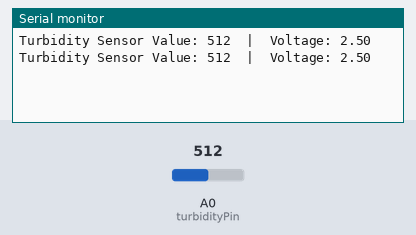
Recording of a sketch running on a simulated Arduino Uno, built with avr-gcc and run on an emulated ATmega328P. On the bench: the last lines printed to the serial monitor. Inputs (shaded band) come from the test bench; at power-on: A0 (turbidityPin) = 512.

Above: at 1.8 s.
1.9 s: A0 (turbidityPin) set to 716
At 2.7 s:
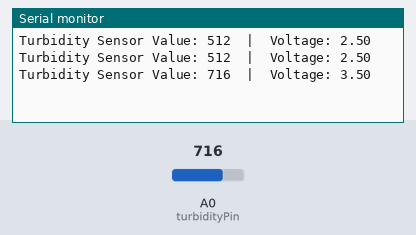
3.4 s: A0 (turbidityPin) set to 900
At 4.8 s:
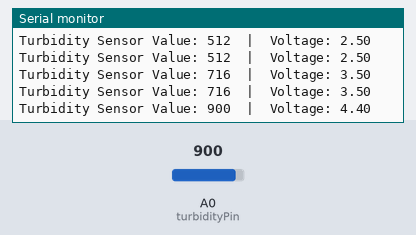
Timing chart, 0 to 6.4 s (numbered marks = the images above; inputs shaded):
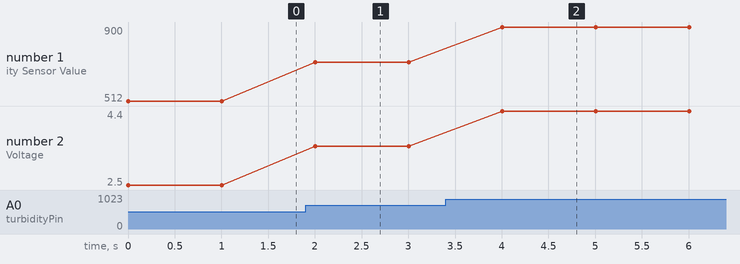

Measured:
- after the input at 1.9 s, the serial monitor: prints a new line after 0.10 s (image 1)
- after the input at 3.4 s, the serial monitor: prints a new line after 0.60 s (image 2)
- plotted number 1: 512 → 716 after the input at 1.9 s, 716 → 900 after the input at 3.4 s
- plotted number 2: 2.5 → 3.5 after the input at 1.9 s, 3.5 → 4.4 after the input at 3.4 s

The sketch:

sketch_apr15a.ino
```cpp
// Turbidity Sensor connected to analog pin A0
const int turbidityPin = A0;
int sensorValue = 0;

void setup() {
  Serial.begin(9600); // Initialize serial communication
  pinMode(turbidityPin, INPUT);
}

void loop() {
  sensorValue = analogRead(turbidityPin); // Read the analog value

  // Optional: Convert analog value to voltage
  float voltage = sensorValue * (5.0 / 1023.0);

  // Print raw value and voltage
  Serial.print("Turbidity Sensor Value: ");
  Serial.print(sensorValue);
  Serial.print("  |  Voltage: ");
  Serial.println(voltage, 2);

  delay(1000); // Read every second
}
```
